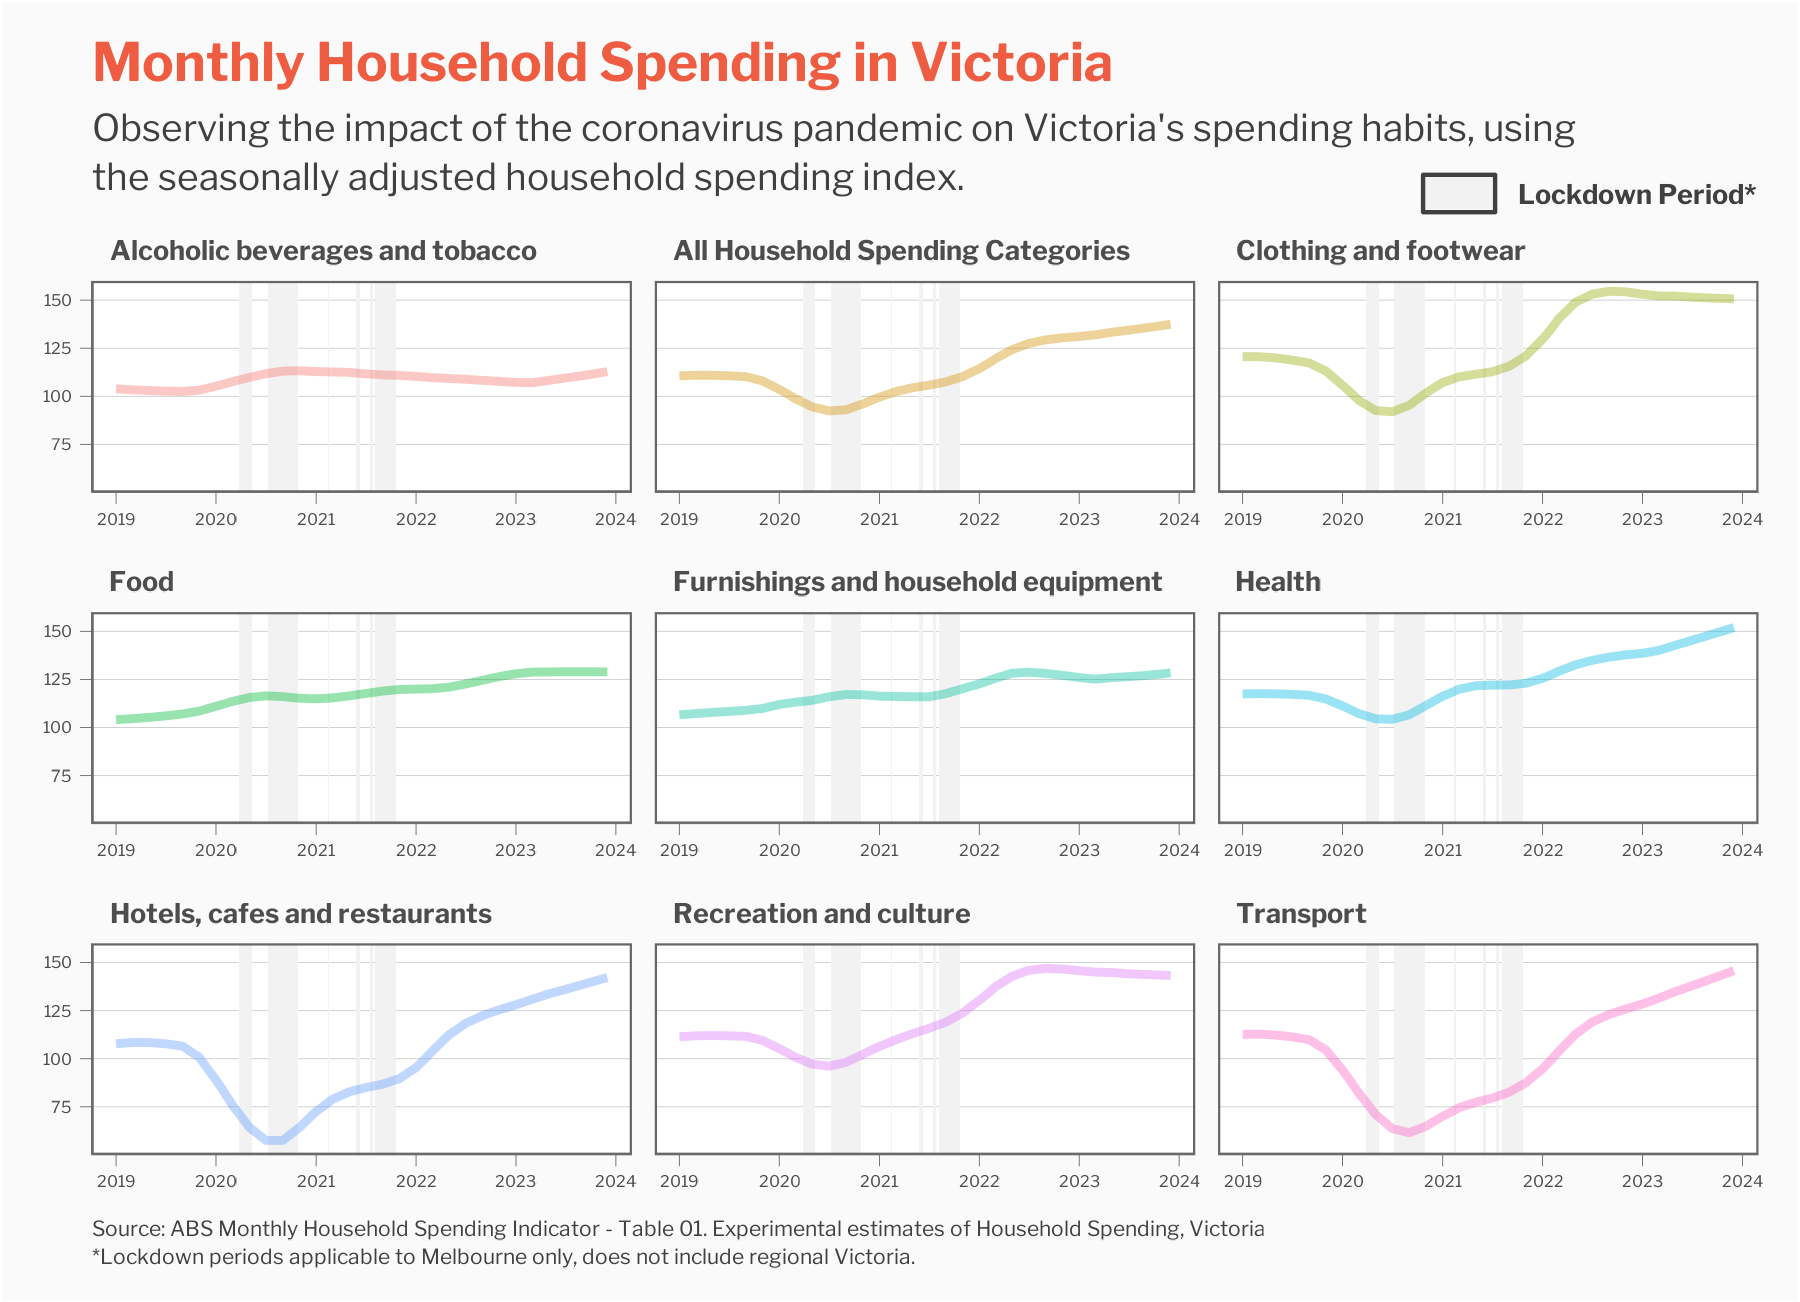

This chart was generated by the following R code:
# https://www.abs.gov.au/statistics/economy/finance/monthly-household-spending-indicator/jan-2024

library(tidyverse)
library(readxl)
library(snakecase)
library(showtext)

font_add_google("Libre Franklin", "franklin")
showtext_auto()

lockdowns <- tribble(
  ~start_date,~end_Date,
  '2020-03-26','2020-05-12',
  '2020-07-08','2020-10-27',
  '2021-02-12','2021-02-17',
  '2021-05-27','2021-06-10',
  '2021-07-15','2021-07-27',
  '2021-08-05','2021-10-21'
) |> mutate(across(everything(), ~as.Date(.)))


df1 <- read_excel("5682001_Victoria - Table 01. Experimental estimates of Household Spending, Australia.xlsx",
                  sheet = "Data1",
                  range = "A1:I70",
                  col_names = TRUE)

df2 <- read_excel("5682001_Victoria - Table 01. Experimental estimates of Household Spending, Australia.xlsx",
                  sheet = "Data1",
                  range = "O1:O70",
                  col_names = TRUE)

hh_spending <- bind_cols(df1, df2)


extract_colname <- function(col_name) {
  match <- str_match(col_name, ";\\s*([^;]+)\\s*;")[, 2] # Match ; + whitespace + text + whitespace + ;
  return(str_trim(match)) # Trim whitespace
}


process_time_series <- function(df, date_col, frequency = 12, start_date = c(2019, 1)) {
  df |> 
    mutate(across(where(is.numeric), ~ ts(.x, frequency = frequency, start = start_date), .names = "{.col}_ts")) |> # Convert numeric to ts
    mutate(across(ends_with("_ts"), ~ stl(.x, s.window = "periodic")$time.series[, "trend"], .names = "{.col}_adj")) # Perform STL & extract trend
}

hh_spending <- hh_spending |> 
  filter(!row_number() %in% 1:9) |>
  mutate(
    Date = as.Date(as.numeric(Date), origin = "1899-12-30"),
    across(where(is.character), as.numeric)
  ) |> 
  rename_with(extract_colname, .cols = -1)

hh_spending_adj <- process_time_series(hh_spending, date_col = "Date", frequency = 12, start_date = c(2029, 1)) |> 
  select(Date, ends_with("adj")) |> 
  rename_with(~ str_extract(., "^[^_]+"), .cols = -1) |>
  rename("All Household Spending Categories" = "Total (Household Spending Categories)") |> 
  pivot_longer(
    cols = c(2:10), 
    names_to = "category",
    values_to = "index_value"
  )
  
names(hh_spending_adj) <- to_snake_case(names(hh_spending_adj))


hh_spending_adj |> 
  ggplot() + 
  geom_rect(data = lockdowns,
            aes(xmin = start_date, xmax = end_Date,
                ymin = 50, ymax = 160,
                fill = "fill_colour"),
            position = "identity") +
  geom_line(aes(x = date, y = index_value, group = category, colour = category),
            size = 1, alpha = 0.4, show.legend = FALSE) +
  scale_fill_manual(name = NULL,
                    breaks = "fill_colour",
                    label = "Lockdown Period*",
                    values = "grey95") +
  scale_x_date(breaks = seq(as.Date("2019-01-01"),as.Date("2024-01-01"), by = "1 year"),
               labels = scales::date_format("%Y")) +
  scale_y_continuous(breaks = seq(75, 150, by = 25),
                     expand = c(0, 0)) +
  facet_wrap(~category, scales = "free_x") +
  theme_classic() +
  labs(
    title = "Monthly Household Spending in Victoria",
    subtitle = "Observing the impact of the coronavirus pandemic on Victoria's spending habits, using\nthe seasonally adjusted household spending index.",
    caption = "Source: ABS Monthly Household Spending Indicator - Table 01. Experimental estimates of Household Spending, Victoria\n*Lockdown periods applicable to Melbourne only, does not include regional Victoria."
  ) +
  theme(
    text = element_text(family = "franklin"),
    plot.title = element_text(colour = "tomato2", size = 40, face = "bold"),
    plot.subtitle = element_text(colour = "grey25", size = 28, lineheight = 0.35),
    plot.caption = element_text(colour = "grey25", size = 16, hjust = 0, vjust = -1, lineheight = 0.35),
    plot.margin = margin(t = 10, r = 10, b = 10, l = 10),
    plot.background = element_rect(fill = "grey98"),
    strip.text = element_text(colour = "grey30", size = 20.5, face= "bold", hjust = 0),
    strip.background.x = element_blank(),
    panel.grid.major.y = element_line(colour = "grey80", linewidth = 0.1),
    panel.border = element_rect(colour = "grey40", fill = NA, size = 0.5),
    axis.title = element_blank(),
    axis.text.x = element_text(size = 12),
    axis.text.y = element_text(size = 12),
    axis.line = element_line(colour = "grey40", size = 0.1),
    axis.ticks = element_line(colour = "grey40", size = 0.1),
    legend.text = element_text(colour = "grey25", size = 20.5, face = "bold", family = "franklin"),
    legend.key = element_rect(colour = "grey25", linewidth = 0.5),
    legend.key.height = unit(9, "pt"),
    legend.position = "inside", 
    legend.position.inside = c(0.9, 1.1),
    legend.background = element_blank()
  )

ggsave("Household Spending - Victoria (Seasonally Adjusted Index).png", width = 6, heigh = 4.34)
